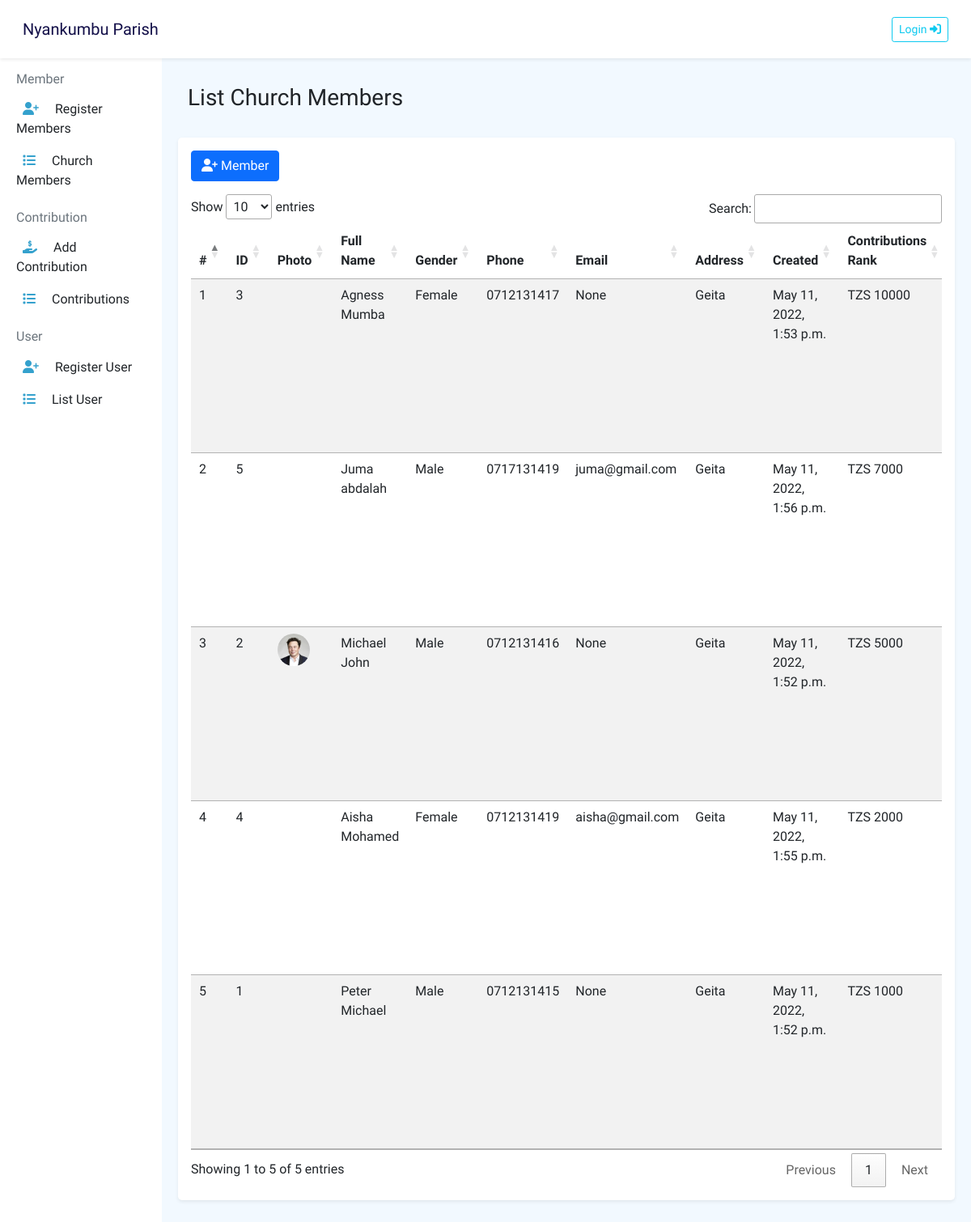
Screenshot of /parish/list/church/members with the database file from the repository.
### parish/models.py (models this page shows, shortened)
class ChurchMember(models.Model):
    GENDER = [
        ('Male', 'Male'),
        ('Female', 'Female'),
    ]
    MARITAL_STATUS = [
        ('Single', 'Single'),
        ('Married', 'Married'),
    ]
    full_name = models.CharField(max_length=100)
    gender = models.CharField(max_length=10, choices=GENDER)
    birth_date = models.DateField()
    marital_status = models.CharField(max_length=10, choices=MARITAL_STATUS)
    nida = models.CharField(max_length=50, unique=True, null=True, blank=True)
    mobile_phone = models.CharField(max_length=15, unique=True)
    work_phone = models.CharField(
        max_length=15, unique=True, blank=True, null=True)
    email = models.EmailField(
        max_length=254, unique=True, blank=True, null=True)
    address = models.CharField(max_length=50)
    photo = models.ImageField(upload_to='member_photos', blank=True, null=True)
    updated_at = models.DateTimeField(auto_now=True)
    created_at = models.DateTimeField(auto_now_add=True)
    class Meta:
        ordering = ["full_name"]
        verbose_name = 'Church Member'
        verbose_name_plural = 'Church Members'
    @property
    def current_year_total_contribution(self):
        total = self.church_contribution.filter(
            contribution_date__year=date.today().year).aggregate(total=models.Sum('amount'))['total']
        if total:
            return total
        else:
            return 0

### parish/views.py (the view)
# urls.py: path("list/church/members", views.list_church_members,
def list_church_members(request, *args, **kwargs):
    members = ChurchMember.objects.all().annotate(rank=Sum('church_contribution__amount')).order_by('-rank')
    context = {
        'members': members,
    }
    return render(request, 'list_church_members.html', context)

### parish/templates/list_church_members.html (shortened to what this page needs)
{% extends 'base.html' %}
{% load static %}
{% block content %}
<h3 class=" m-3">List Church Members</h3>
<div class="row  p-3">
    <div class=" col-lg-12 mb-4 bg-white shadow-sm p-3 rounded-3">
        <div class="mb-3">
            <a class="btn btn-primary" href="{% url 'parish:add_church_member' %}"><i class="fas fa-user-plus "></i>
                Member</a>
        </div>
        <div class="table-responsive">
            <table id="example" class="table table-striped table-hover">
                <thead>
                    <tr>
                        <th>#</th>
                        <th>ID</th>
                        <th>Photo</th>
                        <th>Full Name</th>
                        <th>Gender</th>
                        <th>Phone</th>
                        <th>Email</th>
                        <th>Address</th>
                        <th>Created</th>
                        <th>Contributions Rank</th>
                    </tr>
                </thead>
                <tbody>
                    {% for member in members %}
                    <tr>
                        <td>{{forloop.counter}}</td>
                        <td>{{member.id}}</td>
                        <td>
                             {% if member.photo %}
                             <img src="{{member.photo.url}}" class="rounded-circle" alt="" width="40">
                             {% else %}
                             <img src="{% static 'img/profile.png' %}" alt="" class="rounded-circle" width="40">
                             {% endif %}
                        </td>
                        <td>{{member.full_name}}</td>
                        <td>{{member.gender}}</td>
                        <td>{{member.mobile_phone}}</td>
                        <td>{{member.email}}</td>
                        <td>{{member.address}}</td>
                        <td>{{member.created_at}}</td>
                        <td>TZS {{member.current_year_total_contribution}}</td>
                    </tr>
                    {% endfor %}
                </tbody>
            </table>
        </div>
    </div>
</div>
{% endblock %}

### templates/base.html (shortened to what this page needs)
{% load static %}
<!DOCTYPE html>
<html lang="en">
<head>
    <link href="https://cdn.jsdelivr.net/npm/bootstrap@5.1.3/dist/css/bootstrap.min.css" rel="stylesheet"
>
    <link rel="stylesheet" href="https://cdnjs.cloudflare.com/ajax/libs/font-awesome/6.1.1/css/all.min.css"
 />
    <link rel="stylesheet" type="text/css" href="https://cdn.datatables.net/1.11.5/css/jquery.dataTables.css">
    <link href="https://cdn.jsdelivr.net/npm/select2@4.1.0-rc.0/dist/css/select2.min.css" rel="stylesheet" />
    <link rel="stylesheet" href="{% static 'css/style.css' %}">
</head>
<body>
    {% include 'header.html' %}
    <div class=" container-fluid bg-light">
        <div class="row min-vh-100">
            <div class="col-lg-2 bg-white d-none d-lg-block d-xl-block">
                {% include 'side-bar.html' %}
            </div>
            <div class="col-lg-10 p-3 bg-color-1">
                {% block content %}
                {% endblock %}
            </div>
        </div>
    </div>
</body>
</html>

### templates/header.html (shortened to what this page needs)
{% load static %}
<nav class="navbar navbar-expand-lg navbar-light bg-white p-3 shadow-sm">
    <div class="container-fluid">
        <a class="navbar-brand font-weight-bold text-color-1" href="{% url 'index' %}">Nyankumbu Parish</a>
        <div class="collapse navbar-collapse" id="navbarSupportedContent">
            <ul class="navbar-nav ms-auto mb-2 mb-lg-0">
                {% if request.user.is_authenticated %}
                <li class="nav-item dropdown dropstart">
                    <a class="nav-link dropdown-toggle" href="#" id="navbarDropdown" role="button"
                        data-bs-toggle="dropdown" aria-expanded="false">
                        <img src="{% static 'img/profile.png' %}" alt="" width="30" height="30"
                            class="border border-info rounded-circle">
                        <span class="p-1">{{user.username}}</span>
                    </a>
                    <ul class="dropdown-menu" aria-labelledby="navbarDropdown">
                        <a class="dropdown-item" href="{% url 'accounts:profile' %}"><i
                                class="fas fa-user-circle text-color-2"></i> My profile</a>
                        <a class="dropdown-item" href="{% url 'accounts:change-password' %}"><i
                                class="fas fa-unlock-alt text text-color-2"></i> Change password</a>
                        <div class="dropdown-divider"></div>
                        <a class="dropdown-item" href="{% url 'accounts:logout' %}"><i
                                class="fas fa-sign-out-alt text-danger"></i> Logout</a>
                    </ul>
                </li>
                {% else %}
                <li class="nav-item">
                    <a class="btn btn-outline-info btn-sm" href="{% url 'accounts:login' %}">
                        Login <i class="fas fa-sign-in-alt"></i>
                    </a>
                </li>
                {% endif %}
            </ul>
        </div>
    </div>
</nav>

### templates/side-bar.html
{% load static %}
<div class=" d-flex flex-column ">
    <h6 class=" font-weight-bold text-muted px-2 pt-3">Member</h6>
    <div class="p-2 side-bar-link">
        <a href="{% url 'parish:add_church_member' %}" class="text-decoration-none">
            <i class="fas fa-user-plus px-2 text-color-2"></i>
            <span class="text-dark px-2">Register Members</span>
        </a>
    </div>
    <div class="p-2 side-bar-link">
        <a href="{% url 'parish:list_church_members' %}" class="text-decoration-none">
            <i class="fas fa-list px-2 text-color-2"></i>
            <span class="text-dark px-2">Church Members</span>
        </a>
    </div>
    <h6 class=" font-weight-bold text-muted px-2 pt-3">Contribution</h6>
    <div class="p-2 side-bar-link">
        <a href="{% url 'parish:add_member_contribution' %}" class="text-decoration-none">
            <i class="fa-solid fa-hand-holding-dollar px-2 text-color-2"></i>
            <span class="text-dark px-2">Add Contribution</span>
        </a>
    </div>
    <div class="p-2 side-bar-link">
        <a href="{% url 'parish:list_member_contributions' %}" class="text-decoration-none">
            <i class="fas fa-list px-2 text-color-2"></i>
            <span class="text-dark px-2">Contributions</span>
        </a>
    </div>
    <h6 class=" font-weight-bold text-muted px-2 pt-3">User</h6>
    <div class="p-2 side-bar-link">
        <a href="{% url 'accounts:register-user' %}" class="text-decoration-none">
            <i class="fas fa-user-plus px-2 text-color-2"></i>
            <span class="text-dark px-2">Register User</span>
        </a>
    </div>
    <div class="p-2 side-bar-link">
        <a href="{% url 'accounts:list-user' %}" class="text-decoration-none">
            <i class="fas fa-list px-2 text-color-2"></i>
            <span class="text-dark px-2">List User</span>
        </a>
    </div>
</div>

### static/css/style.css (style rules this page uses)
* { box-sizing:border-box; }
body { font-family: 'Andika'; }
.text-color-1 { color:#130f49 !important; }
.text-color-2 { color: #34a1cd !important; }
.bg-color-1 { background-color:#f2f9ff!important; }

### rows the page displays
ChurchMember: id "3", full_name "Agness Mumba", gender "Female", mobile_phone "0712131417", email "None", address "Geita", created_at "May 11, 2022, 1:53 p.m.", current_year_total_contribution "10000"
ChurchMember: id "5", full_name "Juma abdalah", gender "Male", mobile_phone "0717131419", email "juma@gmail.com", address "Geita", created_at "May 11, 2022, 1:56 p.m.", current_year_total_contribution "7000"
ChurchMember: id "2", photo (picture), full_name "Michael John", gender "Male", mobile_phone "0712131416", email "None", address "Geita", created_at "May 11, 2022, 1:52 p.m.", current_year_total_contribution "5000"
ChurchMember: id "4", full_name "Aisha Mohamed", gender "Female", mobile_phone "0712131419", email "aisha@gmail.com", address "Geita", created_at "May 11, 2022, 1:55 p.m.", current_year_total_contribution "2000"
ChurchMember: id "1", full_name "Peter Michael", gender "Male", mobile_phone "0712131415", email "None", address "Geita", created_at "May 11, 2022, 1:52 p.m.", current_year_total_contribution "1000"
